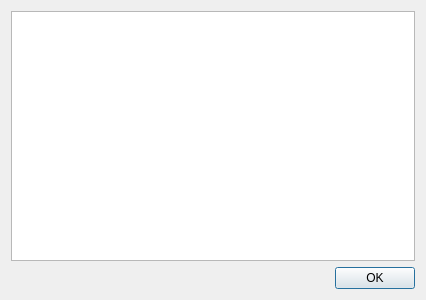
<?xml version="1.0" encoding="UTF-8"?>
<ui version="4.0">
 <class>ParameterDataDialog</class>
 <widget class="QDialog" name="ParameterDataDialog">
  <property name="windowModality">
   <enum>Qt::WindowModal</enum>
  </property>
  <property name="geometry">
   <rect>
    <x>0</x>
    <y>0</y>
    <width>426</width>
    <height>300</height>
   </rect>
  </property>
  <property name="windowTitle">
   <string>Dialog</string>
  </property>
  <property name="styleSheet">
   <string notr="true"/>
  </property>
  <property name="locale">
   <locale language="English" country="UnitedStates"/>
  </property>
  <property name="modal">
   <bool>true</bool>
  </property>
  <layout class="QGridLayout" name="gridLayout">
   <item row="0" column="0">
    <widget class="QTableView" name="tableView">
     <property name="contextMenuPolicy">
      <enum>Qt::CustomContextMenu</enum>
     </property>
     <property name="styleSheet">
      <string notr="true">alternate-background-color: rgb(220, 220, 220);</string>
     </property>
     <property name="editTriggers">
      <set>QAbstractItemView::NoEditTriggers</set>
     </property>
     <property name="alternatingRowColors">
      <bool>true</bool>
     </property>
     <property name="selectionMode">
      <enum>QAbstractItemView::SingleSelection</enum>
     </property>
     <property name="selectionBehavior">
      <enum>QAbstractItemView::SelectRows</enum>
     </property>
     <property name="verticalScrollMode">
      <enum>QAbstractItemView::ScrollPerPixel</enum>
     </property>
     <property name="horizontalScrollMode">
      <enum>QAbstractItemView::ScrollPerPixel</enum>
     </property>
     <attribute name="horizontalHeaderHighlightSections">
      <bool>false</bool>
     </attribute>
     <attribute name="verticalHeaderHighlightSections">
      <bool>false</bool>
     </attribute>
    </widget>
   </item>
   <item row="1" column="0">
    <widget class="QDialogButtonBox" name="buttonBox">
     <property name="standardButtons">
      <set>QDialogButtonBox::Ok</set>
     </property>
    </widget>
   </item>
  </layout>
  <action name="actionCreate">
   <property name="text">
    <string>Create</string>
   </property>
   <property name="toolTip">
    <string>Create</string>
   </property>
  </action>
  <action name="actionEdit">
   <property name="enabled">
    <bool>false</bool>
   </property>
   <property name="text">
    <string>Edit</string>
   </property>
  </action>
  <action name="actionDelete">
   <property name="enabled">
    <bool>false</bool>
   </property>
   <property name="text">
    <string>Delete</string>
   </property>
   <property name="toolTip">
    <string>Delete</string>
   </property>
  </action>
 </widget>
 <resources/>
 <connections>
  <connection>
   <sender>buttonBox</sender>
   <signal>accepted()</signal>
   <receiver>ParameterDataDialog</receiver>
   <slot>accept()</slot>
   <hints>
    <hint type="sourcelabel">
     <x>247</x>
     <y>251</y>
    </hint>
    <hint type="destinationlabel">
     <x>199</x>
     <y>149</y>
    </hint>
   </hints>
  </connection>
  <connection>
   <sender>tableView</sender>
   <signal>customContextMenuRequested(QPoint)</signal>
   <receiver>ParameterDataDialog</receiver>
   <slot>contextMenuRequested(QPoint)</slot>
   <hints>
    <hint type="sourcelabel">
     <x>199</x>
     <y>135</y>
    </hint>
    <hint type="destinationlabel">
     <x>199</x>
     <y>149</y>
    </hint>
   </hints>
  </connection>
 </connections>
</ui>
